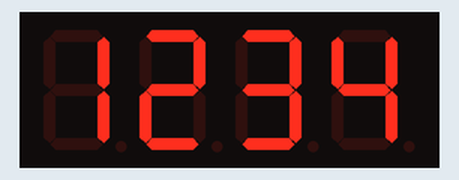
Simulated run of this sketch. Board: ESP8266 (NodeMCU). Shown: 4-digit seven-segment display.

Above: at 0.1 s.
At 4.1 s:
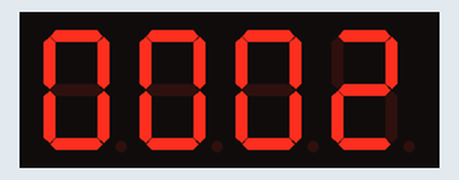
At 9.2 s:
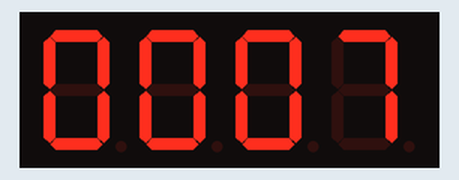
At 19.4 s:
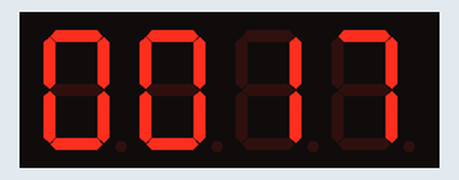
At 28.6 s:
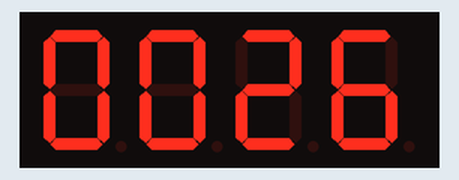
At 38.8 s:
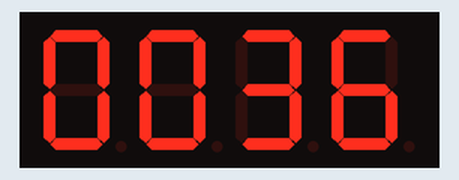

The sketch:

esp8266_display_4Digitos_remoto_contador.ino
```cpp
#include <Arduino.h>
#include <TM1637Display.h>

// Pinos conectados ao ESP8266
#define CLK D1
#define DIO D2

// Inicializa a biblioteca com os pinos definidos
TM1637Display display(CLK, DIO);

void setup() {
  // Ajusta o brilho do display (0 = mínimo, 7 = máximo)
  display.setBrightness(0x7f);
}

void loop() {
  // Exemplo 1: Mostra o número 1234
  display.showNumberDec(1234, false);
  delay(2000);

  // Exemplo 2: Contador simples de 0 a 10
  for (int i = 0; i <= 100; i++) {
    display.showNumberDec(i, true); // true coloca zeros à esquerda se necessário
    delay(1000);
  }

  // Exemplo 3: Apaga a tela
  display.clear();
  delay(1000);
}
```

Measured:
- what the display in image 1 shows lasts 1.0 s, from 4.1 s to 5.1 s
